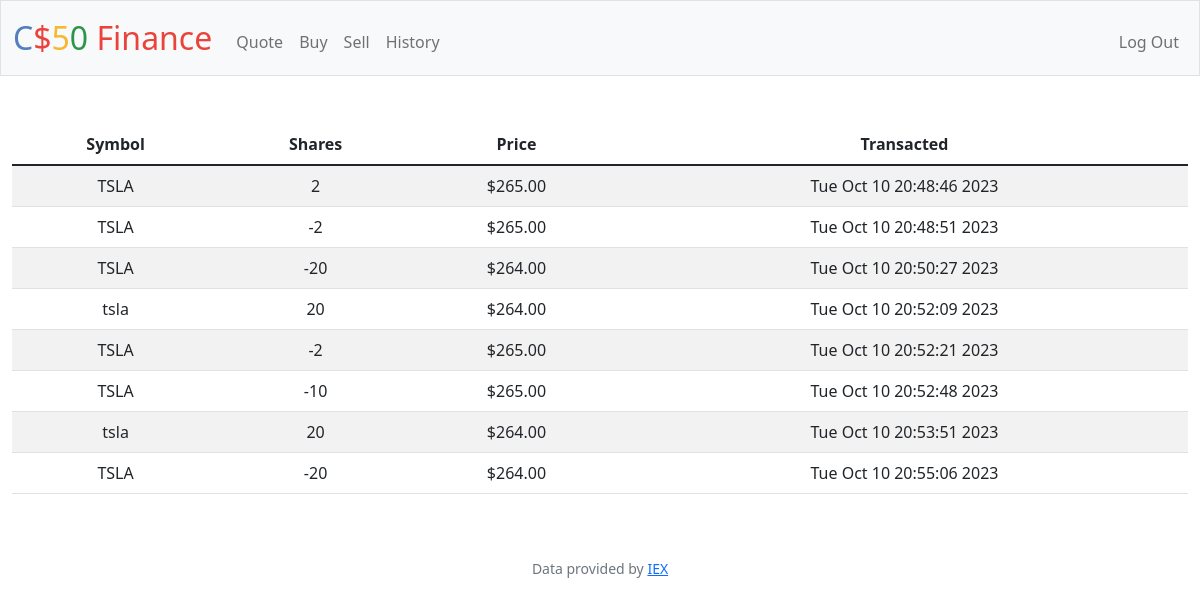
/history (signed in), run on an earlier commit of the app's database.
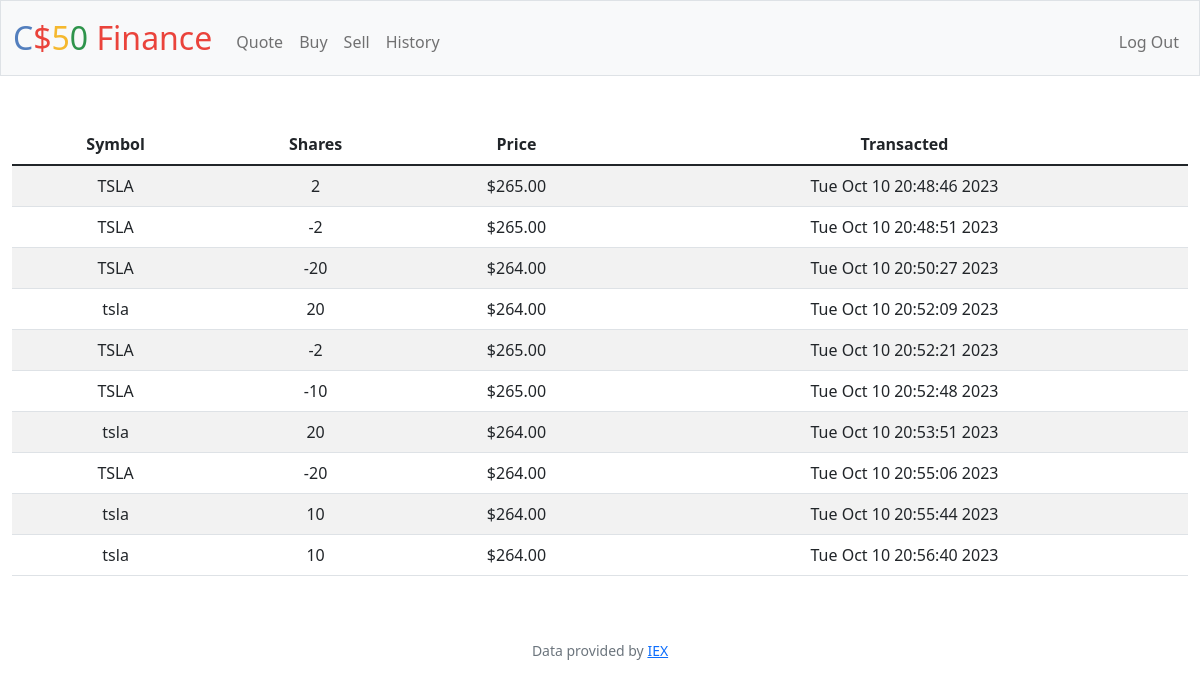
And on a later commit of the database.
### tables this page shows
CREATE TABLE history (
users_id INTEGER NOT NULL,
stock TEXT NOT NULL,
number INTEGER NOT NULL,
price TEXT NOT NULL,
date_time TEXT NOT NULL,
FOREIGN KEY(users_id) REFERENCES users(id));

### app.py (the view)
@app.route("/history")
@login_required
def history():
    transaction_rows = db.execute("SELECT stock, number, price, date_time FROM history WHERE users_id = ?", session["user_id"])
    return render_template("history.html", transaction_rows=transaction_rows)

### app.py (called while the page is built)
@app.after_request
def after_request(response):
    response.headers["Cache-Control"] = "no-cache, no-store, must-revalidate"
    response.headers["Expires"] = 0
    response.headers["Pragma"] = "no-cache"
    return response

### helpers.py (called while the page is built)
def login_required(f):
    @wraps(f)
    def decorated_function(*args, **kwargs):
        if session.get("user_id") is None:
            return redirect("/login")
        return f(*args, **kwargs)
    return decorated_function

### templates/history.html (shortened to what this page needs)
{% extends "layout.html" %}
{% block main %}
    <table class="table table-striped">
        <thead>
            <tr>
                <th>Symbol</th>
                <th>Shares</th>
                <th>Price</th>
                <th>Transacted</th>
            </tr>
        </thead>
        <tbody>
            {% for row in transaction_rows %}
            <tr>
                <td>{{ row['stock'] }}</td>
                <td>{{ row['number'] }} </td>
                <td>{{ row['price'] }} </td>
                <td>{{ row['date_time'] }} </td>
            </tr>
            {% endfor %}
        </tbody>
    </table>
{% endblock %}

### templates/layout.html (shortened to what this page needs)
<!DOCTYPE html>
<html lang="en">
    <head>
        <link href="https://cdn.jsdelivr.net/npm/bootstrap@5.1.3/dist/css/bootstrap.min.css" rel="stylesheet">
        <link href="/static/styles.css" rel="stylesheet">
    </head>
    <body>
        <nav class="bg-light border navbar navbar-expand-md navbar-light">
            <div class="container-fluid">
                <a class="navbar-brand" href="/"><span class="blue">C</span><span class="red">$</span><span class="yellow">5</span><span class="green">0</span> <span class="red">Finance</span></a>
                <div class="collapse navbar-collapse" id="navbar">
                    {% if session["user_id"] %}
                        <ul class="navbar-nav me-auto mt-2">
                            <li class="nav-item"><a class="nav-link" href="/quote">Quote</a></li>
                            <li class="nav-item"><a class="nav-link" href="/buy">Buy</a></li>
                            <li class="nav-item"><a class="nav-link" href="/sell">Sell</a></li>
                            <li class="nav-item"><a class="nav-link" href="/history">History</a></li>
                        </ul>
                        <ul class="navbar-nav ms-auto mt-2">
                            <li class="nav-item"><a class="nav-link" href="/logout">Log Out</a></li>
                        </ul>
                    {% else %}
                        <ul class="navbar-nav ms-auto mt-2">
                            <li class="nav-item"><a class="nav-link" href="/register">Register</a></li>
                            <li class="nav-item"><a class="nav-link" href="/login">Log In</a></li>
                        </ul>
                    {% endif %}
                </div>
            </div>
        </nav>
        <main class="container-fluid py-5 text-center">
            {% block main %}{% endblock %}
        </main>
        <footer class="mb-5 small text-center text-muted">
            Data provided by <a href="https://iexcloud.io/">IEX</a>
        </footer>
    </body>
</html>

### static/styles.css (style rules this page uses)
nav .navbar-brand { font-size: xx-large; }
nav .navbar-brand .blue { color: #537fbe; }
nav .navbar-brand .red { color: #ea433b; }
nav .navbar-brand .yellow { color: #f5b82e; }
nav .navbar-brand .green { color: #2e944b; }

What changed in the data, as far as the page shows it:
added history: stock "tsla", number "10", price "$264.00", date_time "Tue Oct 10 20:55:44 2023"
added history: stock "tsla", number "10", price "$264.00", date_time "Tue Oct 10 20:56:40 2023"
